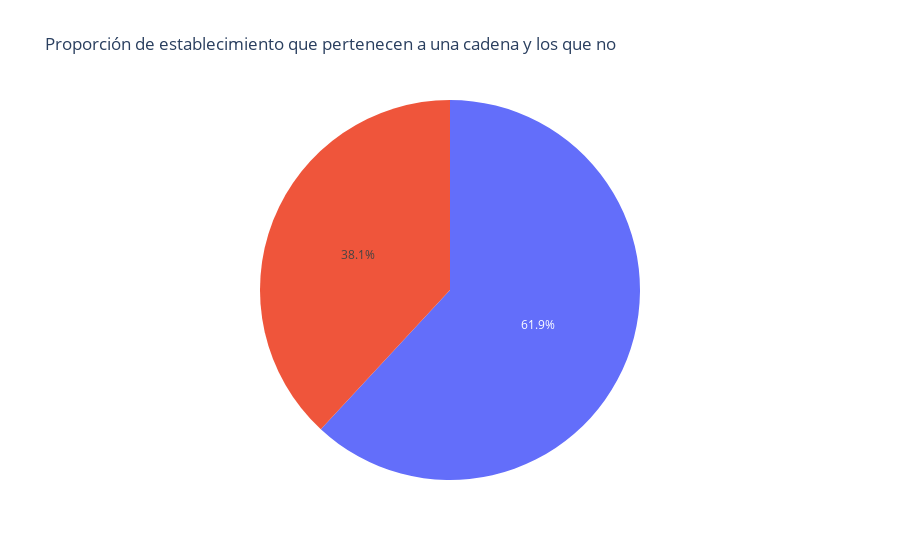

Here is the notebook cell this chart was saved with:
### Code cell
fig = px.pie(proporcion, values=proporcion.cantidad, 
             title='Proporción de establecimiento que pertenecen a una cadena y los que no')
fig.show()

### Figure 1 — Plotly figure (JSON) as saved in the notebook; plotly's stock layout.template omitted (floating-point values rounded to 4 significant figures)
{"data": [{"domain": {"x": [0, 1], "y": [0, 1]}, "hovertemplate": "cantidad=%{value}<extra></extra>", "legendgroup": "", "name": "", "showlegend": false, "type": "pie", "values": [5972, 3676]}], "layout": {"legend": {"tracegroupgap": 0}, "title": {"text": "Proporción de establecimiento que pertenecen a una cadena y los que no"}}}
